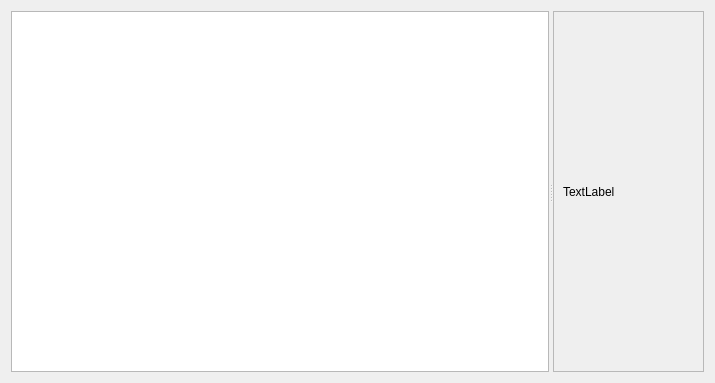
<?xml version="1.0" encoding="UTF-8"?>
<ui version="4.0">
 <class>Form</class>
 <widget class="QWidget" name="Form">
  <property name="geometry">
   <rect>
    <x>0</x>
    <y>0</y>
    <width>715</width>
    <height>383</height>
   </rect>
  </property>
  <property name="windowTitle">
   <string>Form</string>
  </property>
  <layout class="QGridLayout" name="gridLayout_2">
   <item row="0" column="0">
    <widget class="QSplitter" name="splitter">
     <property name="orientation">
      <enum>Qt::Horizontal</enum>
     </property>
     <widget class="QTableWidget" name="tableWidget">
      <property name="sizePolicy">
       <sizepolicy hsizetype="Expanding" vsizetype="Expanding">
        <horstretch>0</horstretch>
        <verstretch>0</verstretch>
       </sizepolicy>
      </property>
     </widget>
     <widget class="QScrollArea" name="scrollArea">
      <property name="widgetResizable">
       <bool>true</bool>
      </property>
      <widget class="QWidget" name="scrollAreaWidgetContents">
       <property name="geometry">
        <rect>
         <x>0</x>
         <y>0</y>
         <width>155</width>
         <height>361</height>
        </rect>
       </property>
       <layout class="QGridLayout" name="gridLayout">
        <item row="0" column="0">
         <widget class="QLabel" name="label">
          <property name="text">
           <string>TextLabel</string>
          </property>
         </widget>
        </item>
       </layout>
      </widget>
     </widget>
    </widget>
   </item>
  </layout>
 </widget>
 <resources/>
 <connections/>
</ui>
